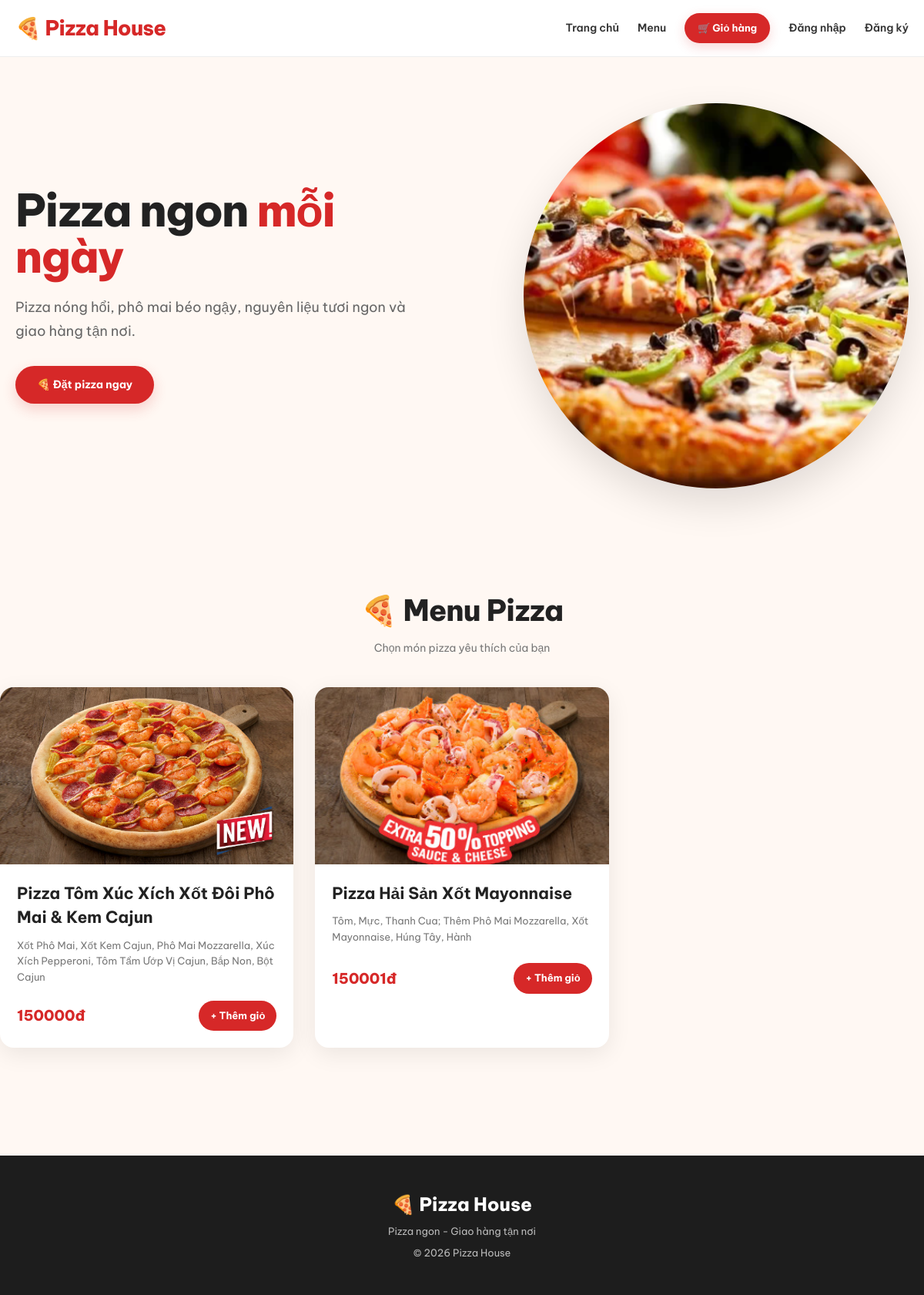
The page / on the database its author committed.
### pizzaweb/models.py (models this page shows, shortened)
class Pizza(models.Model):
    name = models.CharField(
        max_length=200,
        verbose_name="Tên pizza"
    )
    description = models.TextField(
        blank=True,
        verbose_name="Mô tả"
    )
    price = models.DecimalField(
        max_digits=10,
        decimal_places=0,
        verbose_name="Giá"
    )
    image = models.ImageField(
        upload_to="pizza/",
        blank=True,
        null=True,
        verbose_name="Ảnh"
    )
    is_available = models.BooleanField(
        default=True,
        verbose_name="Đang bán"
    )
    class Meta:
        ordering = ["id"]
        verbose_name = "Pizza"
        verbose_name_plural = "Pizza"

### pizzaweb/views.py (the view)
# urls.py: 2. Add a URL to urlpatterns:  path('', views.home, name='home')
def home(request):
    pizzas = Pizza.objects.filter(
        is_available=True
    )
    return render(
        request,
        "home.html",
        {
            "pizzas": pizzas
        }
    )

### pizzaweb/templates/home.html (shortened to what this page needs)
{% extends "base.html" %}
{% load static %}
{% block content %}
<main>
    <section class="container">
        <div class="hero">
            <div class="hero-text">
                <h1>
                    Pizza ngon
                    <span>mỗi ngày</span>
                </h1>
                <p>
                    Pizza nóng hổi, phô mai béo ngậy,
                    nguyên liệu tươi ngon và giao hàng
                    tận nơi.
                </p>
                <a href="#menu" class="hero-btn">
                    🍕 Đặt pizza ngay
                </a>
            </div>
            <div class="hero-image-container">
                <img
                    class="hero-image"
                    src="{% static 'images/hero-pizza.png' %}"
                    alt="Pizza House"
                >
            </div>
        </div>
    </section>
    <section
        class="section container"
        id="menu"
    >
        <div class="section-title">
            <h2>
                🍕 Menu Pizza
            </h2>
            <p>
                Chọn món pizza yêu thích của bạn
            </p>
        </div>
        <div class="products">
            {% for pizza in pizzas %}
                <div class="product-card">
                    {% if pizza.image %}
                        <img
                            class="product-image"
                            src="{{ pizza.image.url }}"
                            alt="{{ pizza.name }}"
                        >
                    {% else %}
                        <div class="product-image no-image">
                            🍕
                        </div>
                    {% endif %}
                    <div class="product-info">
                        <h3>
                            {{ pizza.name }}
                        </h3>
                        <p>
                            {{ pizza.description }}
                        </p>
                        <div class="product-bottom">
                            <span class="price">
                                {{ pizza.price|floatformat:0 }}đ
                            </span>
                            <a
                                href="{% url 'add_to_cart' pizza.id %}"
                                class="add-btn"
                            >
                                + Thêm giỏ
                            </a>
                        </div>
                    </div>
                </div>
            {% endfor %}
        </div>
    </section>
</main>
{% endblock %}

### pizzaweb/templates/base.html (shortened to what this page needs)
{% load static %}
<!DOCTYPE html>
<html lang="vi">
<head>
    <link
        rel="stylesheet"
        href="https://cdnjs.cloudflare.com/ajax/libs/font-awesome/6.5.2/css/all.min.css"
    >
</head>
<body>
<header class="header">
    <nav class="navbar">
        <a
            href="{% url 'home' %}"
            class="logo"
        >
            🍕 Pizza House
        </a>
        <div class="nav-links">
            <a href="{% url 'home' %}">
                Trang chủ
            </a>
            <a href="#menu">
                Menu
            </a>
            <a
                href="{% url 'cart' %}"
                class="cart-btn"
            >
                🛒 Giỏ hàng
            </a>
            {% if user.is_authenticated and not user.is_staff %}
                <span class="nav-user">
                    Xin chào,
                    <strong>
                        {{ user.username }}
                    </strong>
                </span>
                <form
                    method="post"
                    action="{% url 'logout' %}"
                    class="logout-form"
                >
                    {% csrf_token %}
                    <button
                        type="submit"
                        class="logout-btn"
                    >
                        Đăng xuất
                    </button>
                </form>
            {% elif not user.is_authenticated %}
                <a href="{% url 'login' %}">
                    Đăng nhập
                </a>
                <a href="{% url 'register' %}">
                    Đăng ký
                </a>
            {% endif %}
        </div>
    </nav>
</header>
{% block content %}
{% endblock %}
<footer>
    <h2>
        🍕 Pizza House
    </h2>
    <p>
        Pizza ngon - Giao hàng tận nơi
    </p>
    <p>
        © 2026 Pizza House
    </p>
</footer>
</body>
</html>

### pizzaweb/templates/base.html (style rules this page uses)
* { box-sizing: border-box; margin: 0; padding: 0; }
html { scroll-behavior: smooth; }
body { font-family: "Be Vietnam Pro", Arial, Helvetica, sans-serif; background: #fff8f3; color: #222; line-height: 1.5; min-height: 100vh; }
a { text-decoration: none; color: inherit; }
img { max-width: 100%; display: block; }
.header { background: rgba(255, 255, 255, 0.96); border-bottom: 1px solid #eee; position: sticky; top: 0; z-index: 1000; backdrop-filter: blur(10px); }
.navbar { max-width: 1200px; margin: auto; padding: 16px 20px; display: flex; align-items: center; justify-content: space-between; gap: 25px; }
.logo { font-size: 27px; font-weight: 800; color: #d62828; letter-spacing: -0.7px; white-space: nowrap; transition: 0.2s ease; }
.nav-links { display: flex; align-items: center; justify-content: flex-end; gap: 24px; }
.nav-links a { position: relative; font-size: 14px; font-weight: 600; color: #333; transition: 0.2s ease; }
.nav-links a:not(.cart-btn)::after { content: ""; position: absolute; left: 0; bottom: -6px; width: 0; height: 2px; background: #d62828; border-radius: 5px; transition: width 0.2s ease; }
.cart-btn { display: inline-flex; align-items: center; gap: 6px; background: #d62828; color: #fff !important; padding: 10px 17px; border-radius: 25px; font-size: 13px !important; font-weight: 700 !important; box-shadow: 0 5px 15px rgba(214, 40, 40, 0.18); transition: all 0.25s ease; }
.container { max-width: 1200px; margin: auto; padding: 0 20px; }
.hero { min-height: 500px; display: flex; align-items: center; justify-content: space-between; gap: 40px; padding: 60px 0; }
.hero-text { max-width: 550px; }
.hero-text h1 { font-size: 58px; line-height: 1.05; font-weight: 800; letter-spacing: -1.5px; margin-bottom: 20px; }
.hero-text h1 span { color: #d62828; }
.hero-text p { font-size: 18px; color: #666; line-height: 1.7; margin-bottom: 30px; }
.hero-btn { display: inline-flex; align-items: center; gap: 8px; background: #d62828; color: white; padding: 14px 28px; border-radius: 30px; font-weight: 700; font-size: 14px; box-shadow: 0 7px 18px rgba(214, 40, 40, 0.2); transition: 0.25s ease; }
.hero-image { width: 500px; height: 500px; border-radius: 50%; object-fit: cover; box-shadow: 0 20px 50px rgba(0, 0, 0, 0.12); }
.section { padding: 70px 0; }
.section-title { text-align: center; margin-bottom: 40px; }
.section-title h2 { font-size: 38px; font-weight: 800; letter-spacing: -0.7px; margin-bottom: 10px; }
.section-title p { color: #777; font-size: 14px; }
.products { display: grid; grid-template-columns: repeat(3, 1fr); gap: 28px; }
.product-card { background: white; border-radius: 18px; overflow: hidden; box-shadow: 0 8px 30px rgba(0, 0, 0, 0.08); transition: transform 0.25s ease, box-shadow 0.25s ease; }
.product-image { width: 100%; height: 230px; object-fit: cover; }
.product-info { padding: 22px; }
.product-info h3 { font-size: 21px; font-weight: 700; margin-bottom: 10px; }
.product-info p { color: #777; font-size: 13px; line-height: 1.6; min-height: 45px; }
.product-bottom { margin-top: 20px; display: flex; align-items: center; justify-content: space-between; gap: 10px; }
.price { font-size: 19px; font-weight: 800; color: #d62828; }
.add-btn { background: #d62828; color: white; border: none; padding: 10px 15px; border-radius: 20px; cursor: pointer; font-family: inherit; font-size: 13px; font-weight: 700; transition: 0.2s ease; }
footer { margin-top: 70px; background: #1d1d1d; color: white; padding: 45px 20px; text-align: center; }
footer h2 { font-size: 24px; font-weight: 800; margin-bottom: 8px; }
footer p { margin-top: 8px; color: #bbb; font-size: 13px; }

### rows shown on the page
Pizza: image (picture), name "Pizza Tôm Xúc Xích Xốt Đôi Phô Mai & Kem Cajun", description "Xốt Phô Mai, Xốt Kem Cajun, Phô Mai Mozzarella, Xúc Xích Pepperoni, Tôm Tẩm Ướp Vị Cajun, Bắp Non, Bột Cajun", price "150000"
Pizza: image (picture), name "Pizza Hải Sản Xốt Mayonnaise", description "Tôm, Mực, Thanh Cua; Thêm Phô Mai Mozzarella, Xốt Mayonnaise, Húng Tây, Hành", price "150001"
